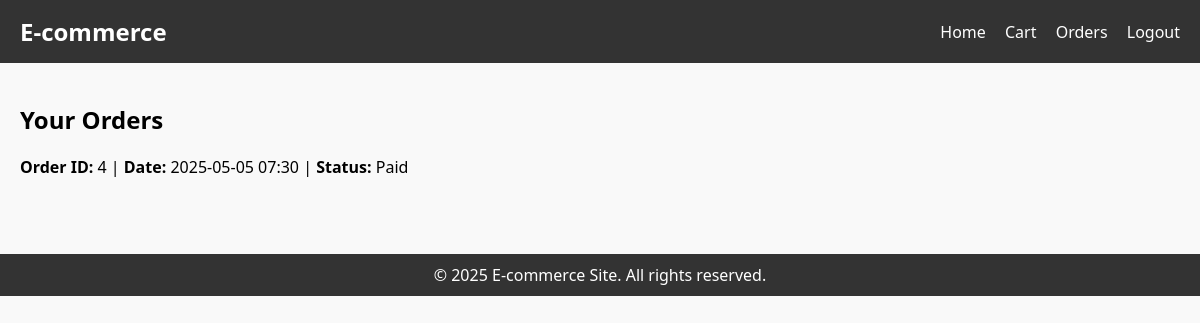
Screenshot of /orders/ (signed in) with the database file from the repository.
### store/models.py (models this page shows, shortened)
class Order(models.Model):
    user = models.ForeignKey(User, on_delete=models.CASCADE)
    created_at = models.DateTimeField(auto_now_add=True)
    is_paid = models.BooleanField(default=False)

### store/views.py (the view)
# urls.py: path('orders/', views.order_history, name='orders'),
@login_required
def order_history(request):
    orders = Order.objects.filter(user=request.user).order_by('-created_at')
    return render(request, 'store/orders.html', {'orders': orders})

### store/templates/store/orders.html (shortened to what this page needs)
{% extends 'base.html' %}
{% block content %}
<h2>Your Orders</h2>
{% for order in orders %}
  <div>
    <strong>Order ID:</strong> {{ order.id }} |
    <strong>Date:</strong> {{ order.created_at|date:'Y-m-d H:i' }} |
    <strong>Status:</strong> {{ order.is_paid|yesno:'Paid,Unpaid' }}
  </div>
{% empty %}
  <p>No orders yet.</p>
{% endfor %}
{% endblock %}

### templates/base.html (style rules this page uses)
body { font-family: 'Segoe UI', Tahoma, Geneva, Verdana, sans-serif; background-color: #f9f9f9; margin: 0; padding: 0; }

### rows the page displays
Order: id "4", created_at "2025-05-05 07:30", is_paid "Paid"
